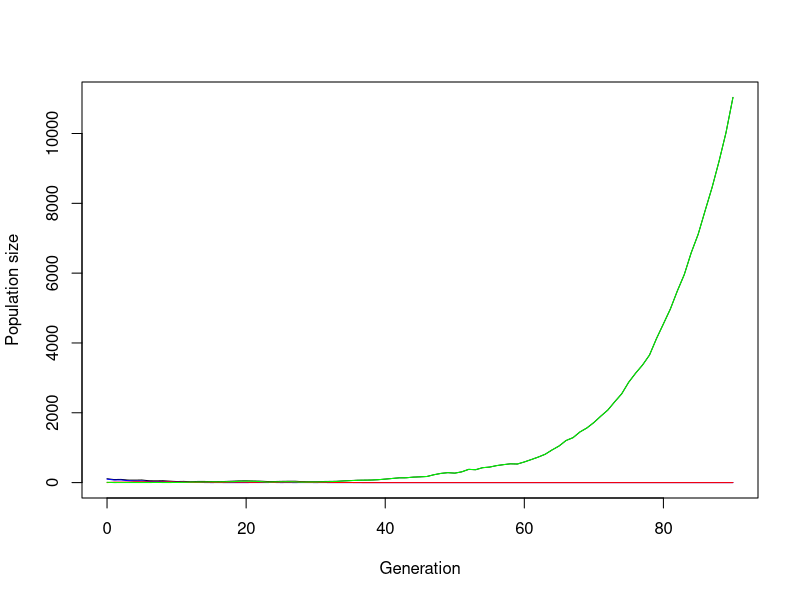
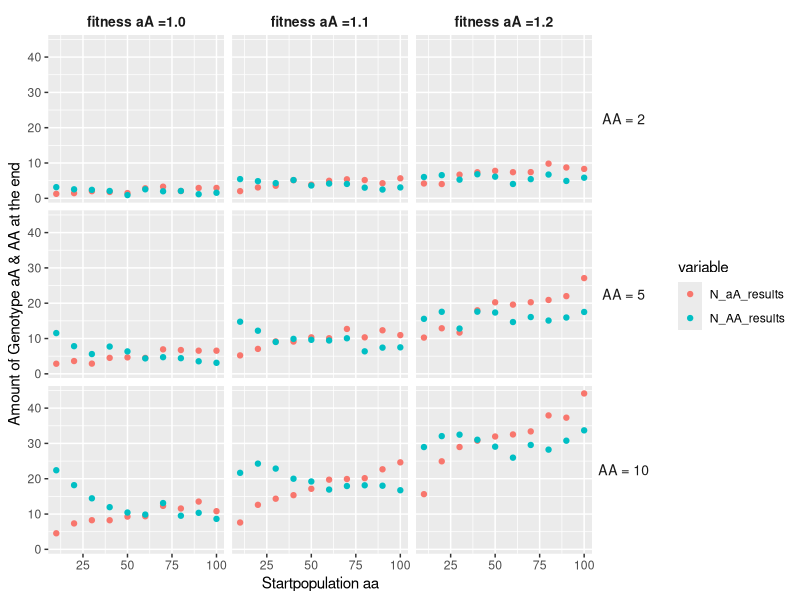
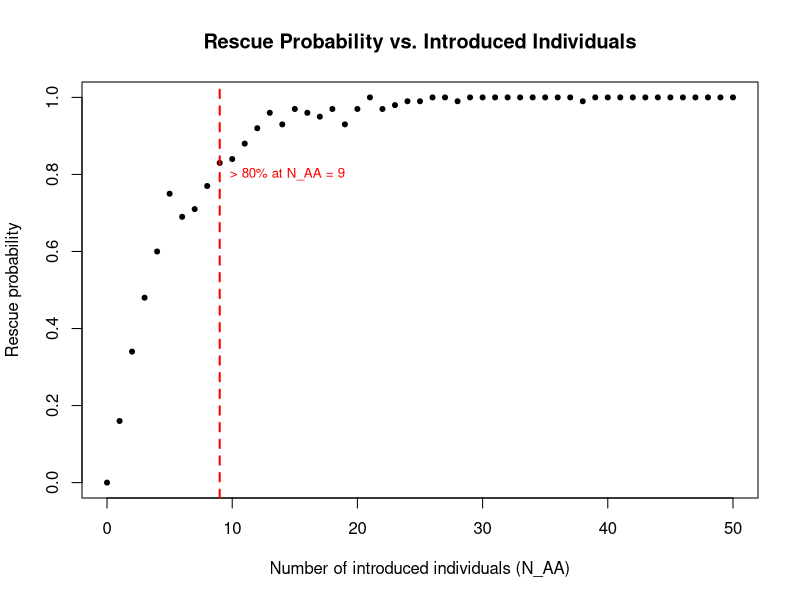
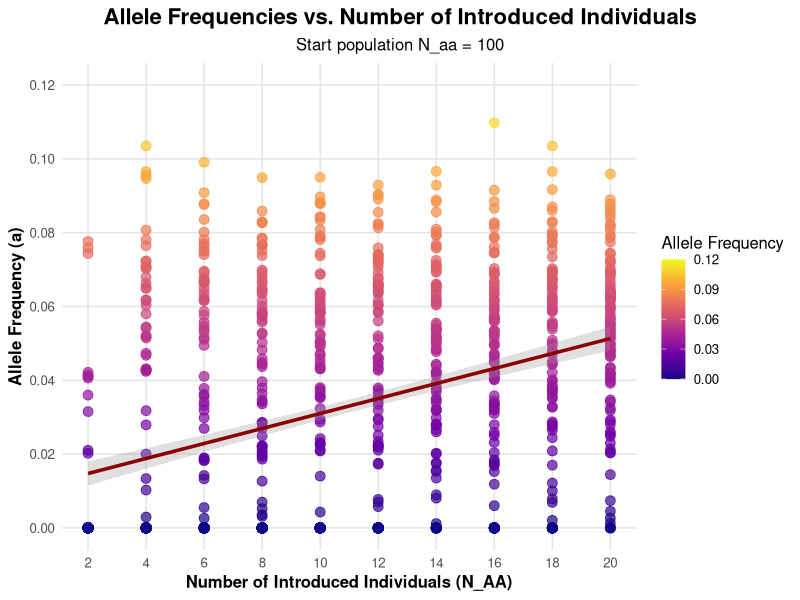
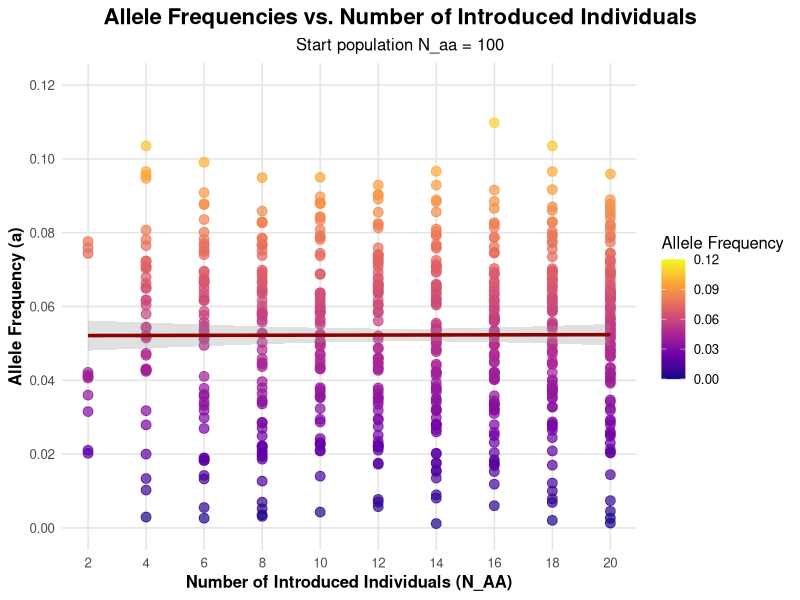
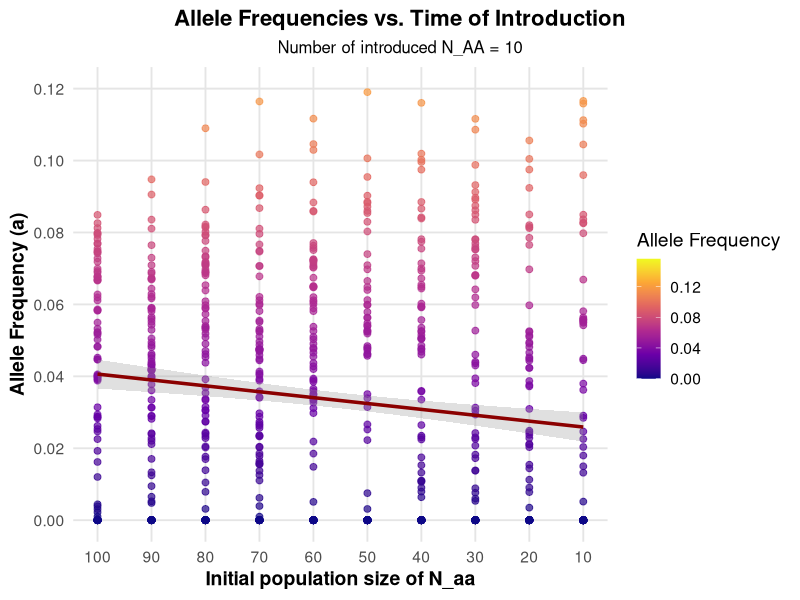

The R source for these figures, in order:
## ---- chunk 1

#defining starting pop size of the genotypes
N_aa <- 100
N_aA <- 0
N_AA <- 10

#defining fitness reduction & benefit of the genotypes
r_aa <- 0.2         # fitness reduction of aa allel comb. equal to decay_rate
s_aA <- 1.10        # fitness benefit of allel A, equal to sel_coeff
s_AA <- 1.10        # fitness benefit of allel A, equal to sel_coeff



# --- Simulation of one generation with three genotypes ---
simulate_gen <- function(N_aa, N_aA, N_AA, r_aa, s_aA, s_AA) {

  # Reproduction with fitness malus/benefit
  offsp_aa <- rpois(1, N_aa * (1-r_aa))
  offsp_aA <- rpois(1, N_aA * s_aA)
  offsp_AA <- rpois(1, N_AA * s_AA)  
  
  # Total numbeer of gamets proportional to the frequency of alleles A and a
  total_gametes <- 2 * (offsp_aa + offsp_aA + offsp_AA)
  freq_A <- (2 * offsp_AA + offsp_aA) 
  freq_a <- total_gametes - freq_A
  
  
  
  # if loop to account for extinction
  if (total_gametes > 0) {

  # Change of allele frequencies (A -> a, a -> A); p = (freq_A / total_gametes), q = (freq_a / total_gametes) 
  # hardy equilibrium 1 = p^2 +2pq +q^2
  predicted_freq_aa <- (freq_a/total_gametes)^2
  predicted_freq_aA <- 2*(freq_A / total_gametes)*(freq_a / total_gametes)
  predicted_freq_AA <- (freq_A/total_gametes)^2
  
   # Random draw of new genotypes under hardy-weinberg conditions
  N_total <- offsp_aa + offsp_aA + offsp_AA
  genotypes <- rmultinom(1, N_total, prob = c(predicted_freq_aa, predicted_freq_aA, predicted_freq_AA))
  
  N_aa_new <- genotypes[1]
  N_aA_new <- genotypes[2]
  N_AA_new <- genotypes[3]

  return(c(N_aa_new, N_aA_new, N_AA_new))
  }
  
  # in case of extinction
  else
  return(c(0,0,0))
  
  
}

print(simulate_gen(N_aa, N_aA, N_AA, r_aa, s_aA, s_AA))
## ---- chunk 2

# parameter to stop simulation pop if this pop size is reached
max_pop_size <- 100


# creat function to generate a population, using the function to generate a generation
simulate_pop <- function(N_aa, N_aA, N_AA, r_aa, s_aA, s_AA, t_max) {
  
  # Create the vector in which to save the results
  pop_vector <- c(N_aa, N_aA, N_AA)
  # initiate the variables
  pop_new <- c(N_aa, N_aA, N_AA)
  
  # run the simulation until generation t_max
  for (i in 1:(t_max+1)) {
   
    # break for loop if pop went extinct or x-times pop size
    if (pop_new[1]+pop_new[2]+pop_new[3]>=max_pop_size*(N_aa+N_aA+N_AA) | pop_new[1]+pop_new[2]+pop_new[3]==0) break
   
    # redefine the current population one generation later
    pop_new <- simulate_gen(pop_new[1],pop_new[2],pop_new[3], r_aa, s_aA, s_AA)
    
    
    # add the new population sizes to the output vector
    pop_vector <- rbind(pop_vector,pop_new)
  }
  
  # define the row and column names of the output vector 
  rownames(pop_vector) <- (0:t_max+1)[1:length(pop_vector[,1])]  
  colnames(pop_vector) <- c("aa","aA","AA")
  
  # return the result
  return(pop_vector)	
}




###### Test the function and plot the result

# set t_max to a value to be used througout
t_max <- 1000

# create your simulation data
output <- simulate_pop(N_aa, N_aA, N_AA, r_aa, s_aA, s_AA, t_max)

# show the last few lines of the data table
print(tail(output))




###### plot the output 

# determine x axis range 
x_range <- 0:(length(output[,1])-1)

# plots the total population size
plot(x_range,output[,1]+output[,2]+output[,3],type='l',ylim=c(0,max(output[,1]+output[,2]+output[,3])),xlab = "Generation",ylab = "Population size")

# add number of aa genotype
lines(x_range,output[,1], col="blue") 
# add number of aA genotype
lines(x_range,output[,2], col="red")
# add number of AA genotype
lines(x_range,output[,3], col="green")

## ---- chunk 3
# set some parameters to fixed values
N_aA <- 0
r_aa <- 0.2
s_AA <- 1.1
t_max <- 200

# determine how often to run the simulation for each set of parameters
no_replicates <- 100

# set parameters to vary
N_aa_vector <- c( seq(10, 100, by=10))
N_AA_vector <- c(10, 5, 2)
s_aA_vector <- c(1, 1.1, 1.2) 


# create a data frame to save the results
data_table <- data.frame(array(NA,dim=c(0,8), dimnames=list(c(), c(paste0(c("N_aa","N_aA", "N_AA","min_gen","min_size","N_aa_str_pop","N_AA_str_pop","s_aA_fit_hybrid"),"_results")))))

# create a data frame to save the results of one loop
result_one_loop <- data.frame(array(NA,dim=c(1,8), dimnames=list(c(), c(paste0(c("N_aa","N_aA", "N_AA","min_gen","min_size","N_aa_str_pop","N_AA_str_pop","s_aA_fit_hybrid"),"_results")))))
        


##### run the simulation across all chosen parameters

# loop over starting pop size of aa
for(N_aa in N_aa_vector){
  # loop over starting pop size of AA
  for(N_AA in N_AA_vector){
    # loop over fitness of hybrid
    for(s_aA in s_aA_vector){
       
      #reset counter for no_replicates to 1
      i<-1
      repeat {
        
        # increase counter by one
        i<-i+1
        
        # run the simulation once
        one_run <- simulate_pop(N_aa = N_aa, N_aA = N_aA, N_AA = N_AA , r_aa = 0.2, s_aA = s_aA, s_AA = 1.1, t_max = 10)
     

        # collecting the number of genotypes after one simulation
        N_aa_end <- c(tail(one_run[, 1],1)) 
        N_aA_end <- c(tail(one_run[, 2],1)) 
        N_AA_end <- c(tail(one_run[, 3],1)) 

        
        # determine total population sizes
        total_size <- one_run[,1]+one_run[,2]
        
        # determine minimum population size reached during simulation
        min_size <- min(total_size)
        
        # determine (first) generation at which this population size occurred; if min pop size = 0 -> time of extinction
        min_gen <- as.numeric(which(total_size==min_size)[1])
        
        
        # enter the data into the table
        result_one_loop$N_aa_results <- N_aa_end
        result_one_loop$N_aA_results <- N_aA_end
        result_one_loop$N_AA_results <- N_AA_end
        result_one_loop$min_size_results <- min_size
        result_one_loop$min_gen_results <- min_gen
        result_one_loop$s_aA_fit_hybrid_results <- s_aA
        result_one_loop$N_aa_str_pop_results <- N_aa
        result_one_loop$N_AA_str_pop_results <- N_AA
        
        # ad the results of one simulation to the data frame with the results
        data_table <- rbind(data_table, result_one_loop)
        
        # stops loop if the simulation was run the time required
        if(i>no_replicates) break
      }       
    } 
  } 
}

# print the first few results in the data frame
print(head(data_table))

## ---- chunk 4

#open ggplot & tidyvers
library(ggplot2)
library(tidyr)

# calculate the mean of every run of the same combinations of the variables we wanted to test
mean_comb <- aggregate(data_table, list(data_table$s_aA_fit_hybrid_results, data_table$N_aa_str_pop_results, data_table$N_AA_str_pop_results), mean)




#### create a plot that compares the important aspects


# combine the results of aA and AA to compare them at the same time
long_dat <- mean_comb %>%
  pivot_longer(cols = c(N_aA_results, N_AA_results),   
               names_to = "variable",
               values_to = "value")



# create the plot
ggplot(long_dat, aes(x = N_aa_str_pop_results,
           y = value,
           colour = variable)) +
  geom_point() +
  facet_grid(
    rows = vars(factor(N_AA_str_pop_results,
                       labels = c("AA = 2", "AA = 5", "AA = 10"))),
    cols = vars(factor(s_aA_fit_hybrid_results,
                       labels = c("fitness aA =1.0", "fitness aA =1.1", "fitness aA =1.2")))
  ) +
  labs(x = "Startpopulation aa", y = "Amount of Genotype aA & AA at the end") +
  theme(strip.background = element_blank(),   # Hintergrund weg
        strip.text.x     = element_text(size = 10, face = "bold"),
        strip.text.y     = element_text(size = 10, angle = 0))

## ---- chunk 5
# --- Rescue probability simulation ---

rescue_prob <- function(N_AA_intro,          # number of AA individuals introduced at t = 0
                        n_reps   = 100,      # number of replicates
                        N_aa     = 100,      # initial number of aa individuals
                        N_aA     = 0,        # initial number of aA heterozygotes
                        r_aa     = 0.2,      # decay rate (1-r_aa)
                        s_aA     = 1.10,     # selection coefficient of aA (fitness multiplier)
                        s_AA     = 1.10,     # selection coefficient of AA (fitness multiplier)
                        t_max    = 1000) {   # max generations to run each replicate

  rescue_count <- 0          # counter for successful rescues to 0

  for (i in 1:n_reps) {
    # run one population trajectory
    out <- simulate_pop(N_aa, N_aA, N_AA_intro, r_aa, s_aA, s_AA, t_max)

    # extract the final generation (last row of the returned matrix)
    last_gen <- tail(out, 1)

    # total population size at the end
    total_pop <- sum(last_gen)

    # rescue definition: final population larger than the initial one
    if (total_pop > (N_aa + N_aA + N_AA_intro)) {
      rescue_count <- rescue_count + 1
    }
  }

  # return the rescue probability
  return(rescue_count / n_reps)
}

# ------------------------------------------------------------------
# Vary the number of introduced AA individuals from 0 to 50
N_AA_values <- seq(0, 50, by = 1)

# Packing the results (calculated rescue probabilities) into a numeric vector/matrix
rescue_probs <- sapply(N_AA_values, rescue_prob, n_reps = 100)

# ------------------------------------------------------------------
# Plot
plot(N_AA_values, rescue_probs, pch = 20,
     xlab = "Number of introduced individuals (N_AA)",
     ylab = "Rescue probability",
     main = "Rescue Probability vs. Introduced Individuals")

# Add a reference line at 80 % rescue probability
target_prob <- 0.8

# Find the smallest introduction size that achieves ≥ 80 % rescue
if (any(rescue_probs >= target_prob)) {
  N_at_80 <- N_AA_values[min(which(rescue_probs >= target_prob))]

  # Draw vertical red dashed line at that introduction size
  abline(v = N_at_80, col = "red", lwd = 2, lty = 2)

  # Annotate the red line
  text(N_at_80, target_prob,
       labels = paste("> 80% at N_AA =", N_at_80),
       pos = 4, col = "red", cex = 0.8)
}
## ---- chunk 6
# --- Allele frequency (a) vs. introduced number of individuals (N_AA) ---

# --- PARAMETER SETUP ---

n_reps <- 100                      # Number of replicate simulations
N_aa <- 100                        # Initial number of resident aa individuals
N_AA_values <- seq(2, 20, by = 2)  # Range of introduced AA individuals (2 to 20, step 2)


# ------------------------------------------------------------------
# --- FUNCTION: rescue_prob() ---
# Similar to the previous rescue probability function, but now includes
# the calculation of the final allele frequency of "a" in each replicate.

rescue_prob <- function(N_AA_intro,           # number of AA individuals introduced at t = 0
                        n_reps,               # number of replicates
                        N_aa = 100,           # initial number of aa individuals
                        N_aA = 0,             # initial number of aA heterozygotes
                        r_aa = 0.2,           # decay rate of aa population (1 - r_aa)
                        s_aA = 1.10,          # fitness multiplier of aA
                        s_AA = 1.10,          # fitness multiplier of AA
                        t_max = 1000) {       # maximum number of generations
  
  call_freq_a <- c()   # vector to store allele frequencies for each replicate
  
  # --- SIMULATION LOOP ---
  for (i in 1:n_reps) {
    # Run one population trajectory using simulate_pop() function
    out <- simulate_pop(N_aa, N_aA, N_AA_intro, r_aa, s_aA, s_AA, t_max)
    
    # Extract the last generation (final population state)
    last_gen <- tail(out, 1)
    
    # Compute total population size at the end
    total_pop  <- sum(last_gen)
    
    # --- Determine whether the population was rescued or not ---
    # Rescue is defined as final population > initial population size
    if (total_pop > (N_aa + N_aA + N_AA_intro)) {
      # Calculate allele frequency of "a" in the final generation:
      # aa contributes 2 a-alleles, aA contributes 1 a-allele
      freq_a <- (last_gen[1]*2 + last_gen[2]) / (total_pop*2)
      call_freq_a <- rbind(call_freq_a, freq_a)
    } else {
      # If the population went extinct, record allele frequency as 0
      call_freq_a <- rbind(call_freq_a, 0)
    }
  }
  
  # Return vector of allele frequencies for all replicates
  return(call_freq_a)
}

# ------------------------------------------------------------------
# Same as before (results packing)
rescue_probs <- sapply(N_AA_values, rescue_prob, n_reps)

# ------------------------------------------------------------------
# --- DATA PREPARATION ---

# Create an array to store the relationship between N_AA and allele frequency
array_rp <- array(NA, dim = c(dim(rescue_probs)[1], 2),
                  dimnames = list(NULL, c("N_AA", "allele.freq")))

# Combine results into a data frame
for (i in seq_along(N_AA_values)) {
  val <- N_AA_values[i]
  array_rp[, 1] <- val
  temp <- rescue_probs[, i]     # i-th column = results for current N_AA value
  temp[temp == 0] <- NA          # replace 0s (extinction) with NA temporarily
  array_rp[, 2] <- temp
  array_rp <- data.frame(array_rp)
  
  if (i == 1) {
    full_array <- array_rp
  } else {
    full_array <- rbind(full_array, array_rp)
  }
}

# ------------------------------------------------------------------
# --- PLOT 1: Including extinct populations ---

# Convert NAs back to zeros (for visualization)
full_array$allele.freq[is.na(full_array$allele.freq)] <- 0

# Plot all replicates, including extinction events (freq = 0)
ggplot(full_array, aes(x = N_AA, y = allele.freq)) +
  geom_point(aes(color = allele.freq), size = 3, alpha = 0.7) +
  scale_color_viridis_c(option = "plasma", limits = c(0, 0.12)) +
  geom_smooth(
    method = "lm", se = TRUE, color = "darkred", size = 1.2, alpha = 0.3
  ) +
  scale_x_continuous(breaks = seq(2, 20, by = 2)) +
  scale_y_continuous(limits = c(0, 0.12), breaks = seq(0, 0.12, by = 0.02)) +
  labs(title = "Allele Frequencies vs. Number of Introduced Individuals",
       subtitle = paste("Start population N_aa =", N_aa),
       x = "Number of Introduced Individuals (N_AA)",
       y = "Allele Frequency (a)",
       color = "Allele Frequency") +
  theme_minimal(base_size = 12) +
  theme(plot.title.position = "plot",
        plot.title = element_text(face = "bold", size = 16, hjust = 0.5),
        plot.subtitle = element_text(size = 12, hjust = 0.5),
        axis.title = element_text(face = "bold"),
        panel.grid.major = element_line(color = "grey90"),
        panel.grid.minor = element_blank())

# ------------------------------------------------------------------
# --- PLOT 2: Excluding extinct populations (only rescues) ---

# Filter data to include only rescued populations (allele.freq > 0)
full_array_no0 <- subset(full_array, allele.freq > 0)

# Plot only the successful rescue cases
ggplot(full_array_no0, aes(x = N_AA, y = allele.freq)) +
  geom_point(aes(color = allele.freq), size = 3, alpha = 0.7) +
  scale_color_viridis_c(option = "plasma", limits = c(0, 0.12)) +
  geom_smooth(method = "lm", se = TRUE, color = "darkred", size = 1.2, alpha = 0.3) +
  scale_x_continuous(breaks = seq(2, 20, by = 2)) +
  scale_y_continuous(limits = c(0, 0.12), breaks = seq(0, 0.12, by = 0.02)) +
  labs(title = "Allele Frequencies vs. Number of Introduced Individuals",
       subtitle = paste("Start population N_aa =", N_aa),
       x = "Number of Introduced Individuals (N_AA)",
       y = "Allele Frequency (a)",
       color = "Allele Frequency") +
  theme_minimal(base_size = 12) +
  theme(plot.title.position = "plot",
        plot.title = element_text(face = "bold", size = 16, hjust = 0.5),
        plot.subtitle = element_text(size = 12, hjust = 0.5),
        axis.title = element_text(face = "bold"),
        panel.grid.major = element_line(color = "grey90"),
        panel.grid.minor = element_blank())
## ---- chunk 7
# --- Allele frequency (a) vs. time (varying initial number of N_aa) ---

# ------------------------------------------------------------------
# --- PARAMETER SETUP ---

n_reps <- 100                         # Number of replicate simulations
N_AA   <- 10                          # Number of AA individuals introduced at t = 0
N_aa_values <- seq(100, 10, by = -10) # Initial aa population sizes: 100, 90, 80, ..., 10


# ------------------------------------------------------------------
# --- FUNCTION: rescue_prob_aa() ---
# same function as previous, but this time with a other approach (without using rbind())

rescue_prob_aa <- function(N_aa_intro, n_reps, N_AA,
                           N_aA = 0,            # initial number of aA heterozygotes
                           r_aa = 0.2,          # decay rate of aa population (1 - r_aa)
                           s_aA = 1.10,         # fitness multiplier of aA
                           s_AA = 1.10,         # fitness multiplier of AA
                           t_max = 1000) {      # maximum number of generations
  
  # Pre-allocate a numeric vector for efficiency (faster than rbind)
  call_freq_a  <- numeric(n_reps)
  
  # --- SIMULATION LOOP ---
  for (i in seq_len(n_reps)) {
    # Run one population trajectory using simulate_pop()
    out <- simulate_pop(N_aa_intro, N_aA, N_AA, r_aa, s_aA, s_AA, t_max)
    
    # Extract the last generation
    last_gen  <- tail(out, 1)
    
    # Calculate total population size at the end
    total_pop <- sum(last_gen)
    
    # --- Determine whether the population was rescued or not ---
    # Rescue is defined as final population > initial population size
    if (total_pop > (100 + N_aA + N_AA)) {
      # Compute allele frequency of "a" in the final generation:
      # aa contributes 2 a-alleles, aA contributes 1
      call_freq_a[i] <- (last_gen[1]*2 + last_gen[2]) / (total_pop*2)
    } else {
      # If the population went extinct or failed to rescue, record NA
      call_freq_a[i] <- NA
    }
  }
  
  # Return vector of allele frequencies for all replicates
  return(call_freq_a)
}


# ------------------------------------------------------------------
# Same as previous (result = one column per N_aa value, each containing allele frequencies for all replicates)
rescue_prob_aas <- sapply(N_aa_values, rescue_prob_aa, n_reps, N_AA)


# ------------------------------------------------------------------
# --- DATA PREPARATION ---

# Convert simulation results into a data frame
full_df <- data.frame(
  N_aa          = rep(N_aa_values, each = n_reps),  # repeat each N_aa value n_reps times
  allele.freq_a = c(rescue_prob_aas)                # convert matrix into a single vector
)

# ------------------------------------------------------------------
# --- PLOTTING ---

ggplot(full_df, aes(x = N_aa, y = allele.freq_a)) +
  geom_point(aes(color = allele.freq_a), size = 2, alpha = 0.7) +    # scatter points
  scale_color_viridis_c(option = "plasma") +                         # color scale
  geom_smooth(method = "lm", se = TRUE, color = "darkred",           # linear trend line
              size = 1.2, alpha = 0.3) +
  scale_x_reverse(breaks = seq(0, 100, by = 10)) +                   # reverse x-axis (100 → 0)
  scale_y_continuous(limits = c(0, 0.12), breaks = seq(0, 0.12, by = 0.02)) +
  labs(
    title = "Allele Frequencies vs. Time of Introduction",
    subtitle = paste("Number of introduced N_AA =", N_AA),
    x = "Initial population size of N_aa",
    y = "Allele Frequency (a)",
    color = "Allele Frequency"
  ) +
  theme_minimal(base_size = 14) +
  theme(
    plot.title.position = "plot", 
    plot.title    = element_text(face = "bold", size = 16, hjust = 0.5),
    plot.subtitle = element_text(size = 12, hjust = 0.5),
    axis.title    = element_text(face = "bold"),
    panel.grid.major = element_line(color = "grey90"),
    panel.grid.minor = element_blank()
  )
